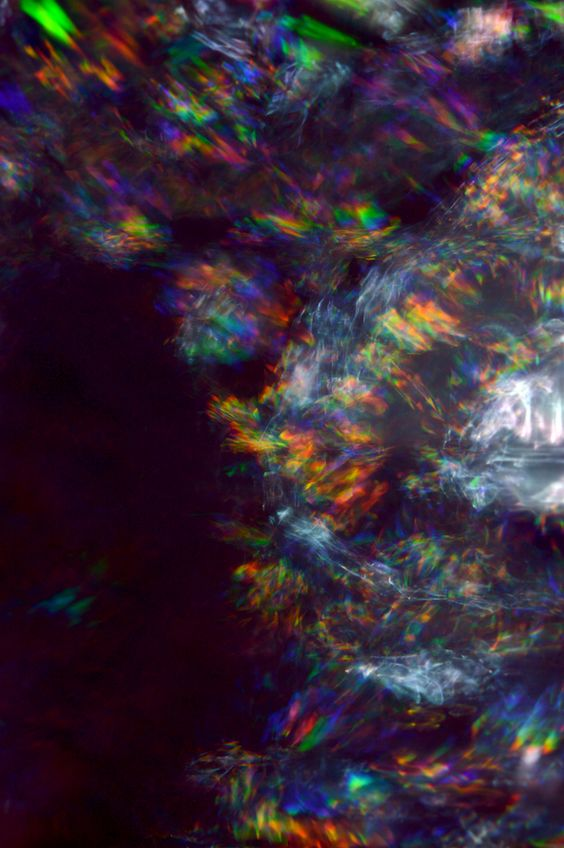
#> input picture im1.jpg, 564 x 848 px
$ python PythonApplication1.py
#> lines starting #> are read from the running program, lines starting #| are printed output that depends on the picture
import numpy as np
from PIL import Image

if __name__ == '__main__':
    try:
        im1= Image.open('im1.jpg')
#> im1 is the input picture: PIL image 564x848 RGB; mean R, G, B 54.9, 40.6, 53.8
        im2= Image.open('im2.jpg')
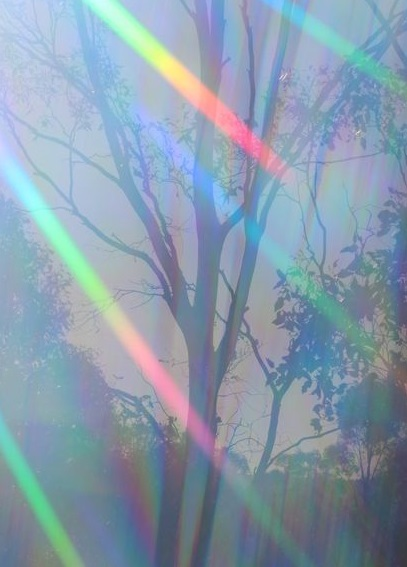
#> input picture im2.jpg, 407 x 567 px
#> im2 is the input picture: PIL image 407x567 RGB; mean R, G, B 136.7, 155.4, 172.7
    except OSError:
        print("error: cant open image")
        exit()

    (w1,h1)= im1.size
#> w1 = 564; h1 = 848
    (w2,h2)= im2.size
#> w2 = 407; h2 = 567
    if(w1<w2 or h1<h2):
        print("error: size1 must be bigger size2")
        exit()
    rez_im = im1.copy()
    rez_im.paste(im2, (int(w1/2-w2/2), int(h1/2-h2/2)))
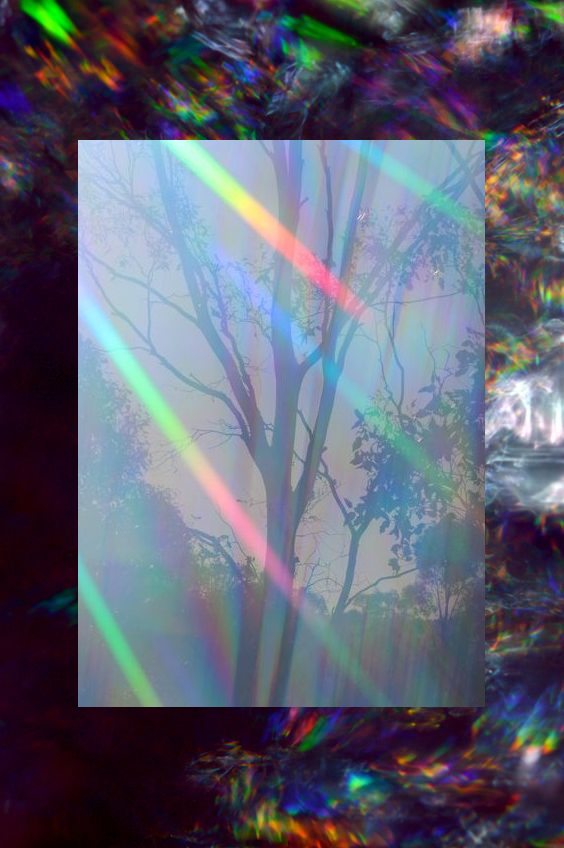
#> rez_im: PIL image 564x848 RGB; mean R, G, B 93.6, 96, 111.7
    rez_im.save('im_rez.jpg', quality=95)

    im1.close()
    im2.close()
